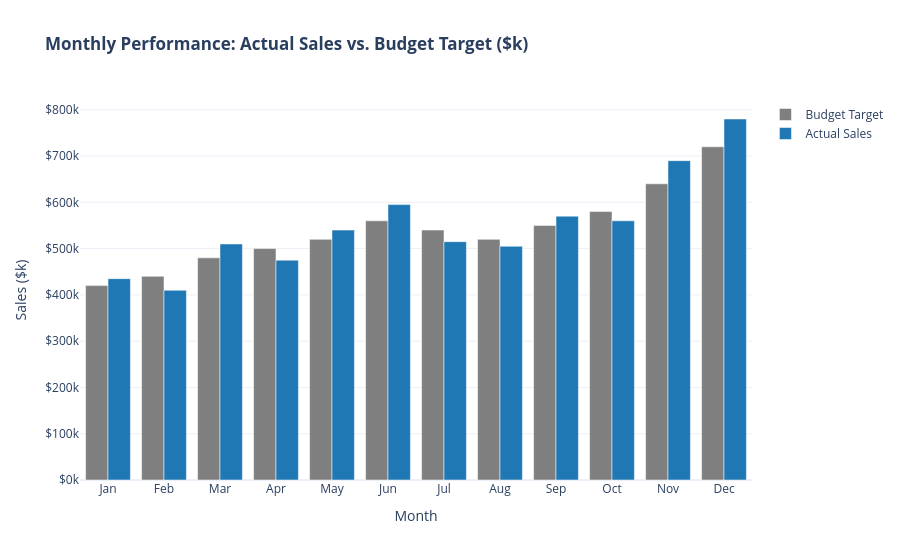

This figure's notebook cell:
### Markdown cell above
## 7. Plotly Express Visualizations (Actual vs. Target & Variance)

With Plotly Express, we build:
1. A **Grouped Bar Chart** showing Actual Sales directly alongside Budget Target for every month.
2. An interactive **Diverging Variance Chart** with tooltips displaying exact percentage deviations.

### Code cell
# Reshape DataFrame for grouped side-by-side visualization
df_melted = df.melt(
    id_vars=["month"],
    value_vars=["sales_target", "actual_sales"],
    var_name="metric",
    value_name="sales"
)
df_melted["metric"] = df_melted["metric"].map({"sales_target": "Budget Target", "actual_sales": "Actual Sales"})

# Visualization 1: Grouped Bar Chart (Actual vs. Target)
fig_grouped = px.bar(
    df_melted,
    x="month",
    y="sales",
    color="metric",
    barmode="group",
    title="<b>Monthly Performance: Actual Sales vs. Budget Target ($k)</b>",
    labels={"sales": "Sales ($k)", "month": "Month", "metric": "Legend"},
    color_discrete_map={"Budget Target": "#7f7f7f", "Actual Sales": "#1f77b4"}
)

fig_grouped.update_layout(
    yaxis_tickprefix="$",
    yaxis_ticksuffix="k",
    template="plotly_white",
    legend_title=""
)
fig_grouped.show()

### Figure 1 — Plotly figure (JSON) as saved in the notebook; plotly's stock layout.template omitted (floating-point values rounded to 4 significant figures)
{"data": [{"alignmentgroup": "True", "hovertemplate": "Legend=Budget Target<br>Month=%{x}<br>Sales ($k)=%{y}<extra></extra>", "legendgroup": "Budget Target", "marker": {"color": "#7f7f7f", "pattern": {"shape": ""}}, "name": "Budget Target", "offsetgroup": "Budget Target", "orientation": "v", "showlegend": true, "textposition": "auto", "type": "bar", "x": ["Jan", "Feb", "Mar", "Apr", "May", "Jun", "Jul", "Aug", "Sep", "Oct", "Nov", "Dec"], "xaxis": "x", "y": [420, 440, 480, 500, 520, 560, 540, 520, 550, 580, 640, 720], "yaxis": "y"}, {"alignmentgroup": "True", "hovertemplate": "Legend=Actual Sales<br>Month=%{x}<br>Sales ($k)=%{y}<extra></extra>", "legendgroup": "Actual Sales", "marker": {"color": "#1f77b4", "pattern": {"shape": ""}}, "name": "Actual Sales", "offsetgroup": "Actual Sales", "orientation": "v", "showlegend": true, "textposition": "auto", "type": "bar", "x": ["Jan", "Feb", "Mar", "Apr", "May", "Jun", "Jul", "Aug", "Sep", "Oct", "Nov", "Dec"], "xaxis": "x", "y": [435, 410, 510, 475, 540, 595, 515, 505, 570, 560, 690, 780], "yaxis": "y"}], "layout": {"barmode": "group", "legend": {"title": {"text": ""}, "tracegroupgap": 0}, "title": {"text": "<b>Monthly Performance: Actual Sales vs. Budget Target ($k)</b>"}, "xaxis": {"anchor": "y", "domain": [0, 1], "title": {"text": "Month"}}, "yaxis": {"anchor": "x", "domain": [0, 1], "tickprefix": "$", "ticksuffix": "k", "title": {"text": "Sales ($k)"}}}}
